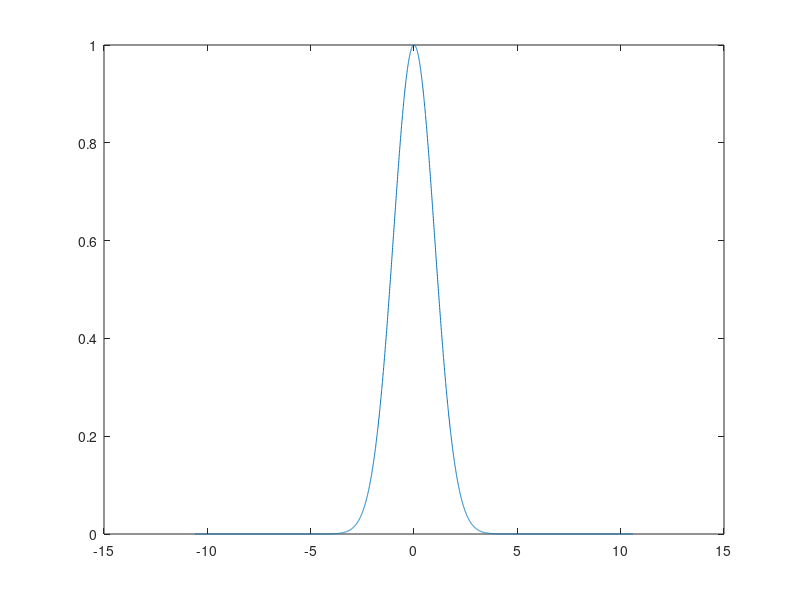

Write the MATLAB code that produced this figure. (Note: this script raises an error after producing the figure.)
clc;
close all;
clear;

%% Simulation parameters
fft_point = 4096;   %FFT points
time_span = 64;     %Time period of the desire signal
delta_tau = (2*time_span)/fft_point;  % smallest division of time
tau = (-fft_point/2:fft_point/2-1)*delta_tau; %time duration spread out of the signal
omega = [(0:fft_point/2-1) (-fft_point/2:-1)] .*(pi/time_span);
normalize_omega = fftshift(omega)/(2*pi); %frequency
T_FWHM = 10; %ps
T_nat = T_FWHM/1.655; %Input signal Pulse width in ps; for sech => T_nat = T_FWHM/1.763;
Normalize_tau = tau/T_nat;
guassian_order = 3;
chirp = 0;
speed_of_light = 3 * 10^5; %in nm/ps
pulse_wavelength = 1550; % in nm

% Dispersion parameters
D = 17;%GVD parameter in ps/nm km
dispersion_constant = -1 * (pulse_wavelength^2 * D)/(2*pi*speed_of_light); % ps^2/Km
dispersion_length = T_nat^2 / abs(dispersion_constant); %Km
fiber_length = 1.5 * dispersion_length;  %Km

% NonLinear Parameters 
gamma = 1.76; %W^-1.km^-1 for standard single mode fiber
alpha = 0.2; %fiber loss db/km
L_effective = (1 - exp(-1 * alpha * fiber_length))/alpha; %Km
Peak_power = 0.2; %in Watt
NonLinear_length = 1 / (gamma * Peak_power);   %Km
soliton_order  = round(sqrt(dispersion_length/NonLinear_length));  %constant
fiber_division_factor = 4000;
%% Input signal
%u_t = sech(Normalize_tau) .* exp(-1i*0.5*chirp.*Normalize_tau.^2); %sech signal
u_t_guassian = exp(-0.5 * (1+1i*chirp) .* Normalize_tau.^2);  %define guassian pulse

%% Reservoir Concept Verification
u_n = ones(1,50);
u_t = u_n(1) .* u_t_guassian;
readout_t = zeros(length(u_n),fft_point);
readout_f = zeros(length(u_n),fft_point);
No_of_recurrent = length(u_n);

figure;     plot(Normalize_tau,u_t); hold on;
for i = 2:No_of_recurrent     
     %xlabel ('Normalize time'); ylabel('Intensity'); title('Reservoir Response');
     %[NL_signal,NL_signal_f] = NonLinearEffectStudy(u_t,NonLinear_length,fiber_length);
     [NL_signal,NL_signal_f] = splitStepMethod(u_t,soliton_order,fiber_length, dispersion_constant, fiber_division_factor, omega );
     %NL_signal_f =  NL_signal_f .*(sqrt(2*pi)/(fft_point*delta_tau));
     readout_t(i-1,:) = abs(NL_signal).^2; 
     %readout_f(i-1,:) = abs(NL_signal_f).^2; 
     figure;
     plot(Normalize_tau,abs(NL_signal).^2);  hold on; 
     u_t = (u_n(i) .* u_t_guassian) + NL_signal;
     plot(Normalize_tau,abs(u_t).^2);     
end
[NL_signal,NL_signal_f] = splitStepMethod(u_t,soliton_order,fiber_length, dispersion_constant, fiber_division_factor, omega );
%NL_signal_f =  NL_signal_f .*(sqrt(2*pi)/(fft_point*delta_tau));
readout_t(No_of_recurrent,:) = abs(NL_signal).^2; 
%readout_f(No_of_recurrent,:) = abs(NL_signal_f).^2; 
%     figure;
%     for i = 1:No_of_recurrent
%         subplot(No_of_recurrent,1,i);
%         plot(Normalize_tau,readout_t(i,:));
%         xlabel ('Normalize time'); ylabel('Intensity'); title('Reservoir Response');
%      end    

%     %% Masking Input data
% input_mask = [0.689435100924171	0.0504550031686729	0.184434115699354	0.0456583234773829	0.885041502041251	0.839794385798114	0.118155245153682	0.410414853697837	0.120228589990650];
% input_mask = [0.1 0.2 0.3 0.4 0.5 0.6 0.7 0.8 0.9 1.0];
% 
% mask_len = length(input_mask);
% signal_len = length(u_n);
% 
% reservoirmemory = zeros(mask_len,fft_point);
% readout_t = zeros(signal_len,fft_point);
% readout_f = zeros(signal_len,fft_point);
% %% run test
% for i = 1:signal_len
%     time_multiplexed_signal = input_mask .* u_n(i);    
%     for k = 1:length(time_multiplexed_signal)
%         modulated_signal = time_multiplexed_signal(k) .* u_t_guassian;
%         modulated_signal = modulated_signal + reservoirmemory(k,:);
%         [NL_signal,NL_signal_f] = splitStepMethod(modulated_signal,soliton_order,fiber_length, dispersion_constant, fiber_division_factor, omega ); %Non Linear Node effect on input data generating reservoir state i
%         NL_signal_f =  NL_signal_f .* (sqrt(2*pi)/(fft_point*delta_tau));        
%         reservoirmemory(k,:) = NL_signal;    
%     end
%     readout_t(i,:) = abs(NL_signal).^2;
%     figure; plot(Normalize_tau,readout_t(i,:));
% end  